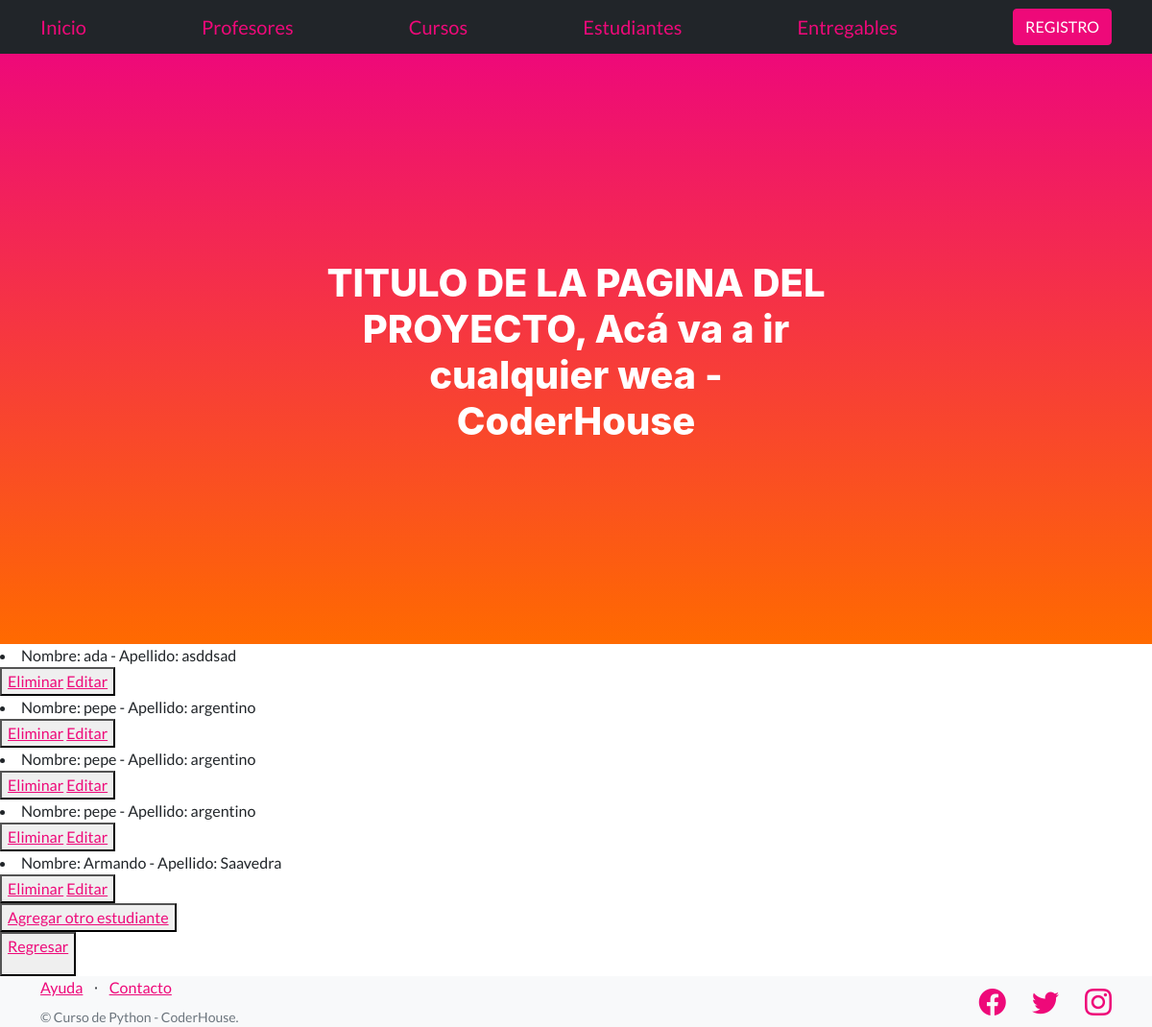
/mi_app/leerestudiantes, run on an earlier commit of the app's database.
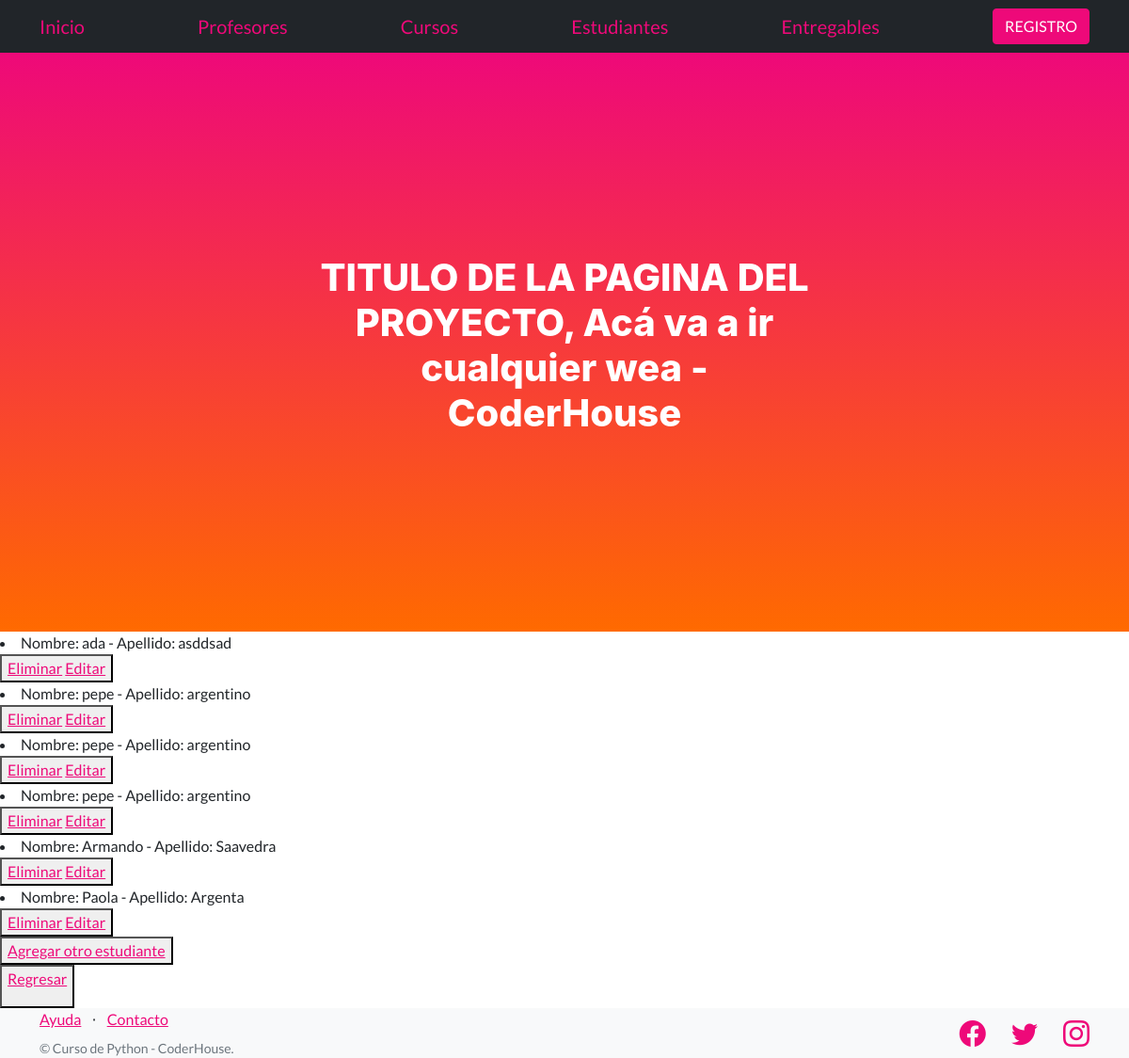
And on a later commit of the database.
### mi_app/models.py (models this page shows)
class Estudiante(models.Model):
    nombre= models.CharField(max_length=30)
    apellido= models.CharField(max_length=30)
    email= models.EmailField()
    def __str__(self) :
        return f' Nombre: {self.nombre} - Apellido: {self.apellido} '

### mi_app/views.py (the view)
# urls.py: path('leerestudiantes', leerEstudiantes, name = "leerestudiantes"),
def leerEstudiantes(request):
      estudiantes = Estudiante.objects.all() #trae todos los profesores
      contexto= {"estudiantes":estudiantes}
      return render(request, "app/leerestudiantes.html",contexto)

### mi_app/templates/app/leerestudiantes.html
{% extends "app/padre.html" %}
{% load static %}
{% block contenidoQueCambia %}
<body>
    {% for p in estudiantes %}
        <li>{{p}}</li>
        <button>
            <a href="{% url 'eliminarestudiante' p.nombre %}"> Eliminar</a>
            <a href="{% url 'editarestudiante' p.nombre %}"> Editar</a>
        </button>
    {% endfor %}
    <br>
   <button> <a href="estudiantes">Agregar otro estudiante</a> </button>
    <br>
    <button><p><a href=" ../mi_app">Regresar</a></button>
</body>
{% endblock %}

What changed in the data, as far as the page shows it:
added Estudiante: nombre+apellido "Nombre: Paola - Apellido: Argenta"
